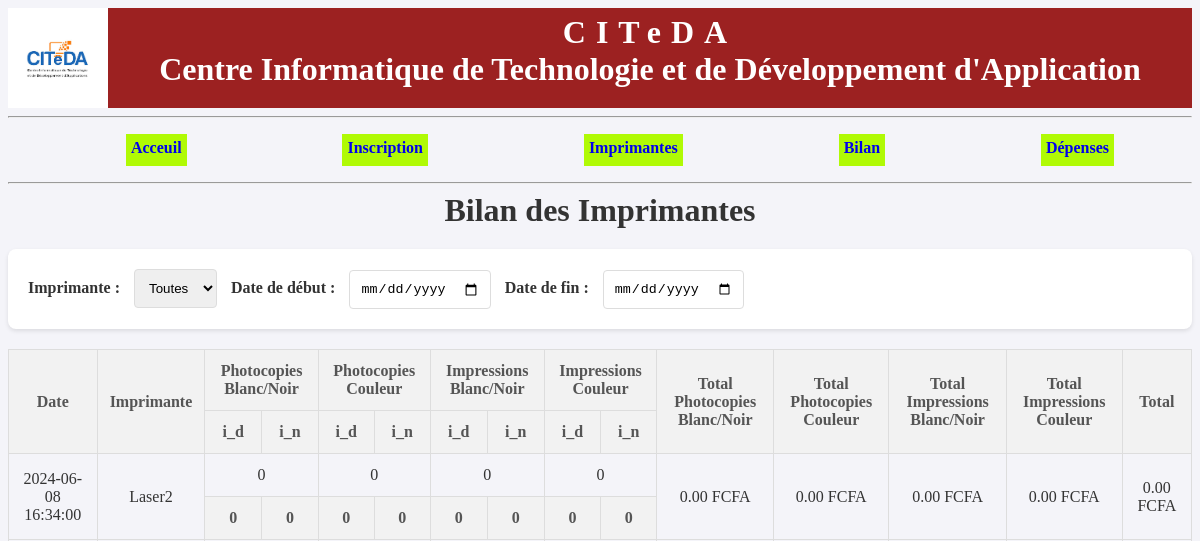
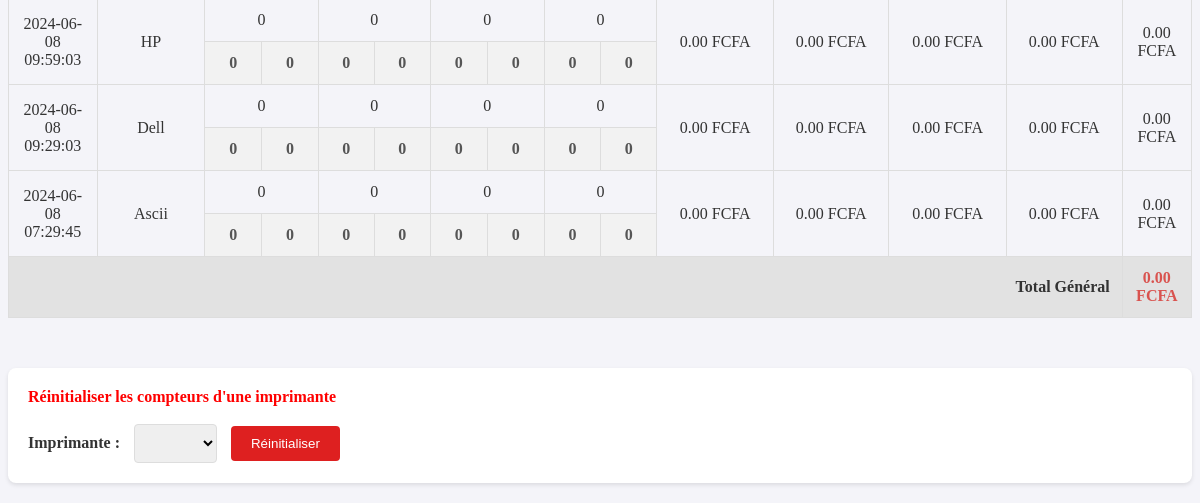
/bilan.php (signed in), run on an earlier commit of the app's database (2 pictures, top to bottom).
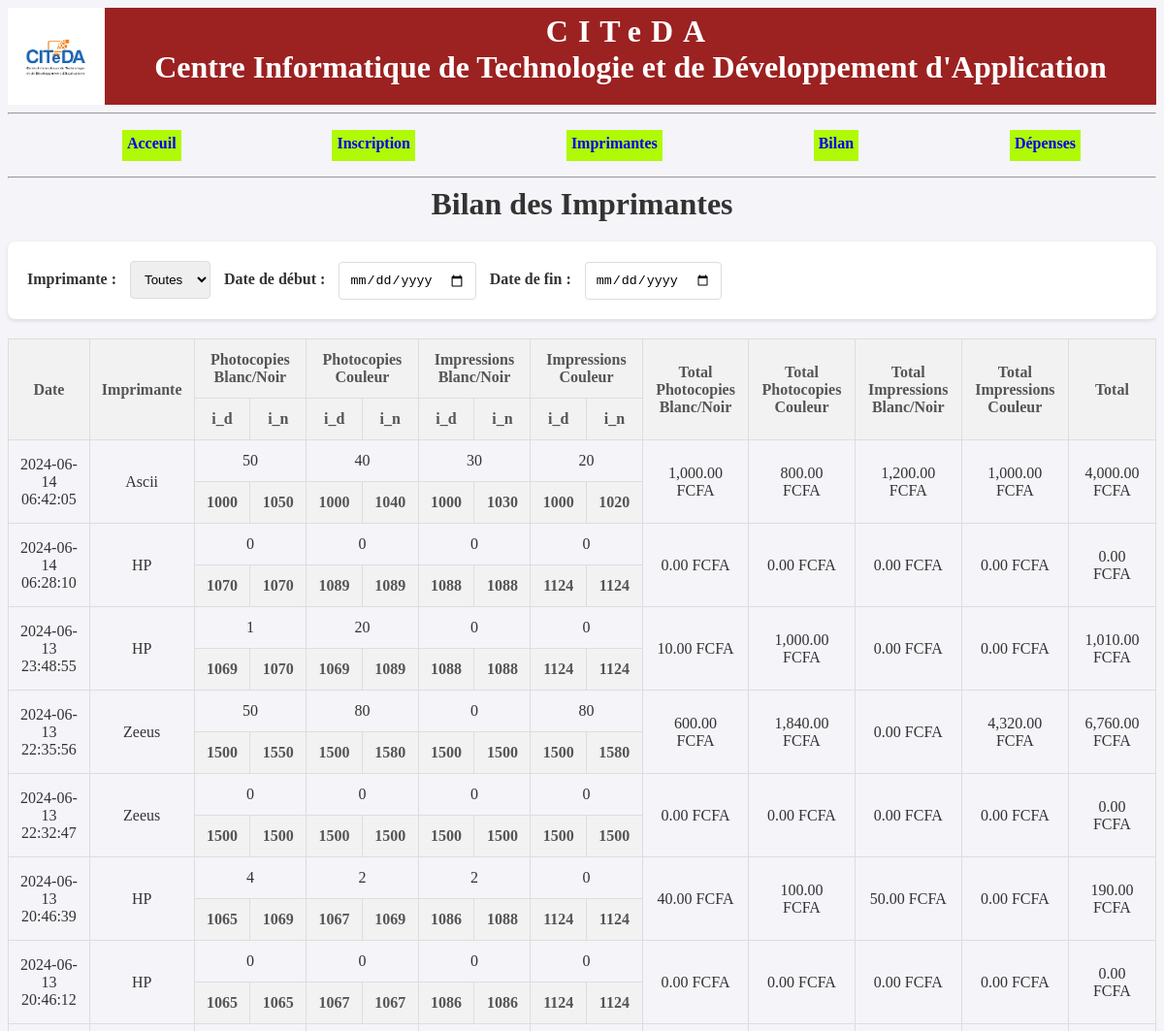
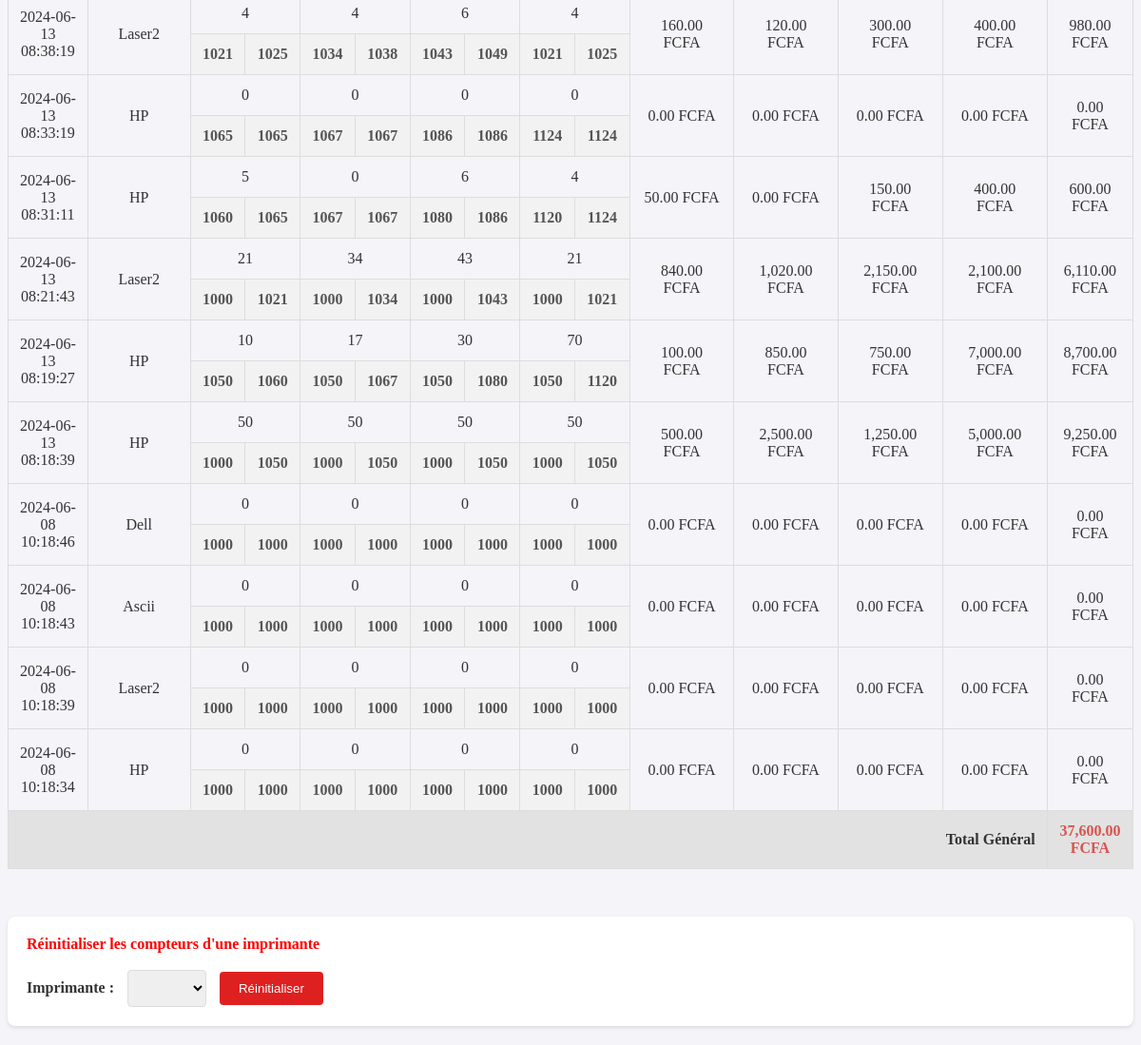
And on a later commit of the database (2 pictures, top to bottom).
### tables this page shows
CREATE TABLE `historique` (
  `id_his` int(10) NOT NULL,
  `idimpr` int(10) NOT NULL,
  `d_i_phbn` int(10) NOT NULL,
  `n_i_phbn` int(10) NOT NULL,
  `d_i_phclr` int(10) NOT NULL,
  `n_i_phclr` int(10) NOT NULL,
  `d_i_impbn` int(10) NOT NULL,
  `n_i_impbn` int(10) NOT NULL,
  `d_i_impclr` int(10) NOT NULL,
  `n_i_impclr` int(10) NOT NULL,
  `date_his` datetime NOT NULL
);

CREATE TABLE `imprimente` (
  `idimpr` int(10) NOT NULL,
  `nomimpr` varchar(30) NOT NULL,
  `prixphbn` int(10) NOT NULL,
  `priximbn` int(10) NOT NULL,
  `prixphclr` int(10) NOT NULL,
  `priximclr` int(10) NOT NULL
);

### bilan.php (the view, shortened to what the changed rows need)
<?php
try {
    $bdd = new PDO('mysql:host=localhost;dbname=citeda', 'root', '');
} catch (Exception $e) {
    die('Erreur : ' . $e->getMessage());
}
$query = "SELECT h.date_his, i.nomimpr AS imprimante, h.d_i_phbn, h.n_i_phbn, h.d_i_phclr,
          h.n_i_phclr, h.d_i_impbn, h.n_i_impbn, h.d_i_impclr, h.n_i_impclr,
          i.prixphbn, i.priximbn, i.prixphclr, i.priximclr
          FROM historique h
          JOIN imprimente i ON h.idimpr = i.idimpr
          WHERE 1";
$params = array();
$query .= " ORDER BY date_his DESC ";
$stmt = $bdd->prepare($query);
$stmt->execute($params);
$enregistrements = $stmt->fetchAll(PDO::FETCH_ASSOC);
?>
<!DOCTYPE html>
<html>
<head>
    <link rel="stylesheet" type="text/css" href="header.css">
    <link rel="stylesheet" type="text/css" href="bilan.css">
</head>
<body>
<?php
include('header.php');
?>
    <h1>Bilan des Imprimantes</h1>
    <table border="1">
        <thead>
            <tr>
                <th rowspan='2'>Date</th>
                <th rowspan='2'>Imprimante</th>
                <th colspan='2'>Photocopies Blanc/Noir</th>
                <th colspan='2'>Photocopies Couleur</th>
                <th colspan='2'>Impressions Blanc/Noir</th>
                <th colspan='2'>Impressions Couleur</th>
                <th rowspan='2'>Total Photocopies Blanc/Noir</th>
                <th rowspan='2'>Total Photocopies Couleur</th>
                <th rowspan='2'>Total Impressions Blanc/Noir</th>
                <th rowspan='2'>Total Impressions Couleur</th>
                <th rowspan='2'>Total</th>
            </tr>
            <tr>
                <th>i_d</th>
                <th>i_n</th>
                <th>i_d</th>
                <th>i_n</th>
                <th>i_d</th>
                <th>i_n</th>
                <th>i_d</th>
                <th>i_n</th>
            </tr>
        </thead>
        <tbody>
            <?php
            $total_general = 0;
            foreach ($enregistrements as $enregistrement):
                $total_phbn = ($enregistrement['n_i_phbn'] - $enregistrement['d_i_phbn']) * $enregistrement['prixphbn'];
                $total_phclr = ($enregistrement['n_i_phclr'] - $enregistrement['d_i_phclr']) * $enregistrement['prixphclr'];
                $total_impbn = ($enregistrement['n_i_impbn'] - $enregistrement['d_i_impbn']) * $enregistrement['priximbn'];
                $total_impclr = ($enregistrement['n_i_impclr'] - $enregistrement['d_i_impclr']) * $enregistrement['priximclr'];
                $total = $total_phbn + $total_phclr + $total_impbn + $total_impclr;
                $total_general += $total;
            ?>
                <tr>
                    <td rowspan='2'><?= $enregistrement['date_his'] ?></td>
                    <td rowspan='2'><?= $enregistrement['imprimante'] ?></td>
                    <td colspan='2'><?= ($enregistrement['n_i_phbn'] - $enregistrement['d_i_phbn']) ?></td>
                    <td colspan='2'><?= ($enregistrement['n_i_phclr'] - $enregistrement['d_i_phclr']) ?></td>
                    <td colspan='2'><?= ($enregistrement['n_i_impbn'] - $enregistrement['d_i_impbn']) ?></td>
                    <td colspan='2'><?= ($enregistrement['n_i_impclr'] - $enregistrement['d_i_impclr']) ?></td>
                    <td rowspan='2'><?= number_format($total_phbn, 2) ?> FCFA</td>
                    <td rowspan='2'><?= number_format($total_phclr, 2) ?> FCFA</td>
                    <td rowspan='2'><?= number_format($total_impbn, 2) ?> FCFA</td>
                    <td rowspan='2'><?= number_format($total_impclr, 2) ?> FCFA</td>
                    <td rowspan='2'><?= number_format($total, 2) ?> FCFA</td>
                </tr>
                <tr>
                <th><?= $enregistrement['d_i_phbn'] ?></th>
                <th><?= $enregistrement['n_i_phbn'] ?></th>
                <th><?= $enregistrement['d_i_phclr'] ?></th>
                <th><?= $enregistrement['n_i_phclr'] ?></th>
                <th><?= $enregistrement['d_i_impbn'] ?></th>
                <th><?= $enregistrement['n_i_impbn'] ?></th>
                <th><?= $enregistrement['d_i_impclr'] ?></th>
                <th><?= $enregistrement['n_i_impclr'] ?></th>
            </tr>
            <?php
                 endforeach; ?>
        </tbody>
        <tfoot>
            <tr>
                <td colspan="14">Total Général</td>
                <td><?= number_format($total_general, 2) ?> FCFA</td>
            </tr>
        </tfoot>
    </table>
</body>
</html>

What changed in the data, as far as the page shows it:
added historique: date_his "2024-06-14 06:42:05", idimpr.nomimpr "Ascii", $enregistrement['n_i_phbn'] - $enregistrement['d_i_phbn'] "50", $enregistrement['n_i_phclr'] - $enregistrement['d_i_phclr'] "40", $enregistrement['n_i_impbn'] - $enregistrement['d_i_impbn'] "30", $enregistrement['n_i_impclr'] - $enregistrement['d_i_impclr'] "20", total_phbn "1,000.00", total_phclr "800.00", total_impbn "1,200.00", total_impclr "1,000.00", total "4,000.00", d_i_phbn "1000", n_i_phbn "1050", d_i_phclr "1000", n_i_phclr "1040", d_i_impbn "1000", n_i_impbn "1030", d_i_impclr "1000", n_i_impclr "1020"
added historique: date_his "2024-06-14 06:28:10", idimpr.nomimpr "HP", $enregistrement['n_i_phbn'] - $enregistrement['d_i_phbn'] "0", $enregistrement['n_i_phclr'] - $enregistrement['d_i_phclr'] "0", $enregistrement['n_i_impbn'] - $enregistrement['d_i_impbn'] "0", $enregistrement['n_i_impclr'] - $enregistrement['d_i_impclr'] "0", total_phbn "0.00", total_phclr "0.00", total_impbn "0.00", total_impclr "0.00", total "0.00", d_i_phbn "1070", n_i_phbn "1070", d_i_phclr "1089", n_i_phclr "1089", d_i_impbn "1088", n_i_impbn "1088", d_i_impclr "1124", n_i_impclr "1124"
added historique: date_his "2024-06-13 23:48:55", idimpr.nomimpr "HP", $enregistrement['n_i_phbn'] - $enregistrement['d_i_phbn'] "1", $enregistrement['n_i_phclr'] - $enregistrement['d_i_phclr'] "20", $enregistrement['n_i_impbn'] - $enregistrement['d_i_impbn'] "0", $enregistrement['n_i_impclr'] - $enregistrement['d_i_impclr'] "0", total_phbn "10.00", total_phclr "1,000.00", total_impbn "0.00", total_impclr "0.00", total "1,010.00", d_i_phbn "1069", n_i_phbn "1070", d_i_phclr "1069", n_i_phclr "1089", d_i_impbn "1088", n_i_impbn "1088", d_i_impclr "1124", n_i_impclr "1124"
added historique: date_his "2024-06-13 22:35:56", idimpr.nomimpr "Zeeus", $enregistrement['n_i_phbn'] - $enregistrement['d_i_phbn'] "50", $enregistrement['n_i_phclr'] - $enregistrement['d_i_phclr'] "80", $enregistrement['n_i_impbn'] - $enregistrement['d_i_impbn'] "0", $enregistrement['n_i_impclr'] - $enregistrement['d_i_impclr'] "80", total_phbn "600.00", total_phclr "1,840.00", total_impbn "0.00", total_impclr "4,320.00", total "6,760.00", d_i_phbn "1500", n_i_phbn "1550", d_i_phclr "1500", n_i_phclr "1580", d_i_impbn "1500", n_i_impbn "1500", d_i_impclr "1500", n_i_impclr "1580"
added historique: date_his "2024-06-13 22:32:47", idimpr.nomimpr "Zeeus", $enregistrement['n_i_phbn'] - $enregistrement['d_i_phbn'] "0", $enregistrement['n_i_phclr'] - $enregistrement['d_i_phclr'] "0", $enregistrement['n_i_impbn'] - $enregistrement['d_i_impbn'] "0", $enregistrement['n_i_impclr'] - $enregistrement['d_i_impclr'] "0", total_phbn "0.00", total_phclr "0.00", total_impbn "0.00", total_impclr "0.00", total "0.00", d_i_phbn "1500", n_i_phbn "1500", d_i_phclr "1500", n_i_phclr "1500", d_i_impbn "1500", n_i_impbn "1500", d_i_impclr "1500", n_i_impclr "1500"
added historique: date_his "2024-06-13 20:46:39", idimpr.nomimpr "HP", $enregistrement['n_i_phbn'] - $enregistrement['d_i_phbn'] "4", $enregistrement['n_i_phclr'] - $enregistrement['d_i_phclr'] "2", $enregistrement['n_i_impbn'] - $enregistrement['d_i_impbn'] "2", $enregistrement['n_i_impclr'] - $enregistrement['d_i_impclr'] "0", total_phbn "40.00", total_phclr "100.00", total_impbn "50.00", total_impclr "0.00", total "190.00", d_i_phbn "1065", n_i_phbn "1069", d_i_phclr "1067", n_i_phclr "1069", d_i_impbn "1086", n_i_impbn "1088", d_i_impclr "1124", n_i_impclr "1124"
added historique: date_his "2024-06-13 20:46:12", idimpr.nomimpr "HP", $enregistrement['n_i_phbn'] - $enregistrement['d_i_phbn'] "0", $enregistrement['n_i_phclr'] - $enregistrement['d_i_phclr'] "0", $enregistrement['n_i_impbn'] - $enregistrement['d_i_impbn'] "0", $enregistrement['n_i_impclr'] - $enregistrement['d_i_impclr'] "0", total_phbn "0.00", total_phclr "0.00", total_impbn "0.00", total_impclr "0.00", total "0.00", d_i_phbn "1065", n_i_phbn "1065", d_i_phclr "1067", n_i_phclr "1067", d_i_impbn "1086", n_i_impbn "1086", d_i_impclr "1124", n_i_impclr "1124"
added historique: date_his "2024-06-13 08:38:19", idimpr.nomimpr "Laser2", $enregistrement['n_i_phbn'] - $enregistrement['d_i_phbn'] "4", $enregistrement['n_i_phclr'] - $enregistrement['d_i_phclr'] "4", $enregistrement['n_i_impbn'] - $enregistrement['d_i_impbn'] "6", $enregistrement['n_i_impclr'] - $enregistrement['d_i_impclr'] "4", total_phbn "160.00", total_phclr "120.00", total_impbn "300.00", total_impclr "400.00", total "980.00", d_i_phbn "1021", n_i_phbn "1025", d_i_phclr "1034", n_i_phclr "1038", d_i_impbn "1043", n_i_impbn "1049", d_i_impclr "1021", n_i_impclr "1025"
added historique: date_his "2024-06-13 08:33:19", idimpr.nomimpr "HP", $enregistrement['n_i_phbn'] - $enregistrement['d_i_phbn'] "0", $enregistrement['n_i_phclr'] - $enregistrement['d_i_phclr'] "0", $enregistrement['n_i_impbn'] - $enregistrement['d_i_impbn'] "0", $enregistrement['n_i_impclr'] - $enregistrement['d_i_impclr'] "0", total_phbn "0.00", total_phclr "0.00", total_impbn "0.00", total_impclr "0.00", total "0.00", d_i_phbn "1065", n_i_phbn "1065", d_i_phclr "1067", n_i_phclr "1067", d_i_impbn "1086", n_i_impbn "1086", d_i_impclr "1124", n_i_impclr "1124"
added historique: date_his "2024-06-13 08:31:11", idimpr.nomimpr "HP", $enregistrement['n_i_phbn'] - $enregistrement['d_i_phbn'] "5", $enregistrement['n_i_phclr'] - $enregistrement['d_i_phclr'] "0", $enregistrement['n_i_impbn'] - $enregistrement['d_i_impbn'] "6", $enregistrement['n_i_impclr'] - $enregistrement['d_i_impclr'] "4", total_phbn "50.00", total_phclr "0.00", total_impbn "150.00", total_impclr "400.00", total "600.00", d_i_phbn "1060", n_i_phbn "1065", d_i_phclr "1067", n_i_phclr "1067", d_i_impbn "1080", n_i_impbn "1086", d_i_impclr "1120", n_i_impclr "1124"
added historique: date_his "2024-06-13 08:21:43", idimpr.nomimpr "Laser2", $enregistrement['n_i_phbn'] - $enregistrement['d_i_phbn'] "21", $enregistrement['n_i_phclr'] - $enregistrement['d_i_phclr'] "34", $enregistrement['n_i_impbn'] - $enregistrement['d_i_impbn'] "43", $enregistrement['n_i_impclr'] - $enregistrement['d_i_impclr'] "21", total_phbn "840.00", total_phclr "1,020.00", total_impbn "2,150.00", total_impclr "2,100.00", total "6,110.00", d_i_phbn "1000", n_i_phbn "1021", d_i_phclr "1000", n_i_phclr "1034", d_i_impbn "1000", n_i_impbn "1043", d_i_impclr "1000", n_i_impclr "1021"
added historique: date_his "2024-06-13 08:19:27", idimpr.nomimpr "HP", $enregistrement['n_i_phbn'] - $enregistrement['d_i_phbn'] "10", $enregistrement['n_i_phclr'] - $enregistrement['d_i_phclr'] "17", $enregistrement['n_i_impbn'] - $enregistrement['d_i_impbn'] "30", $enregistrement['n_i_impclr'] - $enregistrement['d_i_impclr'] "70", total_phbn "100.00", total_phclr "850.00", total_impbn "750.00", total_impclr "7,000.00", total "8,700.00", d_i_phbn "1050", n_i_phbn "1060", d_i_phclr "1050", n_i_phclr "1067", d_i_impbn "1050", n_i_impbn "1080", d_i_impclr "1050", n_i_impclr "1120"
added historique: date_his "2024-06-13 08:18:39", idimpr.nomimpr "HP", $enregistrement['n_i_phbn'] - $enregistrement['d_i_phbn'] "50", $enregistrement['n_i_phclr'] - $enregistrement['d_i_phclr'] "50", $enregistrement['n_i_impbn'] - $enregistrement['d_i_impbn'] "50", $enregistrement['n_i_impclr'] - $enregistrement['d_i_impclr'] "50", total_phbn "500.00", total_phclr "2,500.00", total_impbn "1,250.00", total_impclr "5,000.00", total "9,250.00", d_i_phbn "1000", n_i_phbn "1050", d_i_phclr "1000", n_i_phclr "1050", d_i_impbn "1000", n_i_impbn "1050", d_i_impclr "1000", n_i_impclr "1050"
changed historique "Dell": date_his "2024-06-08 09:29:03" → "2024-06-08 10:18:46"; d_i_phbn "0" → "1000"; n_i_phbn "0" → "1000"; d_i_phclr "0" → "1000"; n_i_phclr "0" → "1000"; d_i_impbn "0" → "1000"; n_i_impbn "0" → "1000"; d_i_impclr "0" → "1000"; n_i_impclr "0" → "1000"; moves up the list
changed historique (number 15 of 17 on the later page): date_his "2024-06-08 07:29:45" → "2024-06-08 10:18:43"; d_i_phbn "0" → "1000"; n_i_phbn "0" → "1000"; d_i_phclr "0" → "1000"; n_i_phclr "0" → "1000"; d_i_impbn "0" → "1000"; n_i_impbn "0" → "1000"; d_i_impclr "0" → "1000"; n_i_impclr "0" → "1000"; moves up the list
changed historique (number 16 of 17 on the later page): date_his "2024-06-08 16:34:00" → "2024-06-08 10:18:39"; d_i_phbn "0" → "1000"; n_i_phbn "0" → "1000"; d_i_phclr "0" → "1000"; n_i_phclr "0" → "1000"; d_i_impbn "0" → "1000"; n_i_impbn "0" → "1000"; d_i_impclr "0" → "1000"; n_i_impclr "0" → "1000"
changed historique (number 17 of 17 on the later page): date_his "2024-06-08 09:59:03" → "2024-06-08 10:18:34"; d_i_phbn "0" → "1000"; n_i_phbn "0" → "1000"; d_i_phclr "0" → "1000"; n_i_phclr "0" → "1000"; d_i_impbn "0" → "1000"; n_i_impbn "0" → "1000"; d_i_impclr "0" → "1000"; n_i_impclr "0" → "1000"
Also different on the page:
$total_general: "0.00" → "37,600.00"
